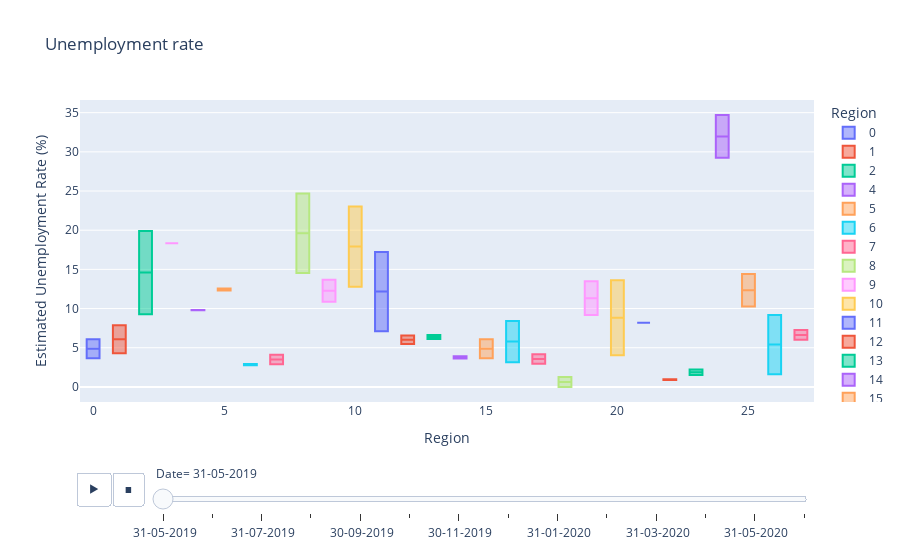

Notebook cell for this chart:
### Code cell
fg = px.box(df,x='Region',y=' Estimated Unemployment Rate (%)',color='Region',title='Unemployment rate',animation_frame=' Date',template='plotly')
fg.update_layout(xaxis={'categoryorder':'total descending'})
fg.show()

### Figure 1 — Plotly figure (JSON) as saved in the notebook; plotly's stock layout.template omitted (floating-point values rounded to 4 significant figures)
{"data": [{"alignmentgroup": "True", "hovertemplate": "Region=%{x}<br> Date= 31-05-2019<br> Estimated Unemployment Rate (%)=%{y}<extra></extra>", "legendgroup": "0", "marker": {"color": "#636efa"}, "name": "0", "notched": false, "offsetgroup": "0", "orientation": "v", "showlegend": true, "type": "box", "x": [0, 0], "x0": " ", "xaxis": "x", "y": [3.65, 6.09], "y0": " ", "yaxis": "y"}, {"alignmentgroup": "True", "hovertemplate": "Region=%{x}<br> Date= 31-05-2019<br> Estimated Unemployment Rate (%)=%{y}<extra></extra>", "legendgroup": "1", "marker": {"color": "#EF553B"}, "name": "1", "notched": false, "offsetgroup": "1", "orientation": "v", "showlegend": true, "type": "box", "x": [1, 1], "x0": " ", "xaxis": "x", "y": [4.29, 7.87], "y0": " ", "yaxis": "y"}, {"alignmentgroup": "True", "hovertemplate": "Region=%{x}<br> Date= 31-05-2019<br> Estimated Unemployment Rate (%)=%{y}<extra></extra>", "legendgroup": "2", "marker": {"color": "#00cc96"}, "name": "2", "notched": false, "offsetgroup": "2", "orientation": "v", "showlegend": true, "type": "box", "x": [2, 2], "x0": " ", "xaxis": "x", "y": [9.27, 19.9], "y0": " ", "yaxis": "y"}, {"alignmentgroup": "True", "hovertemplate": "Region=%{x}<br> Date= 31-05-2019<br> Estimated Unemployment Rate (%)=%{y}<extra></extra>", "legendgroup": "4", "marker": {"color": "#ab63fa"}, "name": "4", "notched": false, "offsetgroup": "4", "orientation": "v", "showlegend": true, "type": "box", "x": [4, 4], "x0": " ", "xaxis": "x", "y": [9.82, 9.77], "y0": " ", "yaxis": "y"}, {"alignmentgroup": "True", "hovertemplate": "Region=%{x}<br> Date= 31-05-2019<br> Estimated Unemployment Rate (%)=%{y}<extra></extra>", "legendgroup": "5", "marker": {"color": "#FFA15A"}, "name": "5", "notched": false, "offsetgroup": "5", "orientation": "v", "showlegend": true, "type": "box", "x": [5, 5], "x0": " ", "xaxis": "x", "y": [12.56, 12.31], "y0": " ", "yaxis": "y"}, {"alignmentgroup": "True", "hovertemplate": "Region=%{x}<br> Date= 31-05-2019<br> Estimated Unemployment Rate (%)=%{y}<extra></extra>", "legendgroup": "6", "marker": {"color": "#19d3f3"}, "name": "6", "notched": false, "offsetgroup": "6", "orientation": "v", "showlegend": true, "type": "box", "x": [6, 6], "x0": " ", "xaxis": "x", "y": [2.91, 2.75], "y0": " ", "yaxis": "y"}, {"alignmentgroup": "True", "hovertemplate": "Region=%{x}<br> Date= 31-05-2019<br> Estimated Unemployment Rate (%)=%{y}<extra></extra>", "legendgroup": "7", "marker": {"color": "#FF6692"}, "name": "7", "notched": false, "offsetgroup": "7", "orientation": "v", "showlegend": true, "type": "box", "x": [7, 7], "x0": " ", "xaxis": "x", "y": [2.88, 4.09], "y0": " ", "yaxis": "y"}, {"alignmentgroup": "True", "hovertemplate": "Region=%{x}<br> Date= 31-05-2019<br> Estimated Unemployment Rate (%)=%{y}<extra></extra>", "legendgroup": "8", "marker": {"color": "#B6E880"}, "name": "8", "notched": false, "offsetgroup": "8", "orientation": "v", "showlegend": true, "type": "box", "x": [8, 8], "x0": " ", "xaxis": "x", "y": [14.54, 24.67], "y0": " ", "yaxis": "y"}, {"alignmentgroup": "True", "hovertemplate": "Region=%{x}<br> Date= 31-05-2019<br> Estimated Unemployment Rate (%)=%{y}<extra></extra>", "legendgroup": "9", "marker": {"color": "#FF97FF"}, "name": "9", "notched": false, "offsetgroup": "9", "orientation": "v", "showlegend": true, "type": "box", "x": [9, 9], "x0": " ", "xaxis": "x", "y": [13.68, 10.88], "y0": " ", "yaxis": "y"}, {"alignmentgroup": "True", "hovertemplate": "Region=%{x}<br> Date= 31-05-2019<br> Estimated Unemployment Rate (%)=%{y}<extra></extra>", "legendgroup": "10", "marker": {"color": "#FECB52"}, "name": "10", "notched": false, "offsetgroup": "10", "orientation": "v", "showlegend": true, "type": "box", "x": [10, 10], "x0": " ", "xaxis": "x", "y": [12.78, 23.04], "y0": " ", "yaxis": "y"}, {"alignmentgroup": "True", "hovertemplate": "Region=%{x}<br> Date= 31-05-2019<br> Estimated Unemployment Rate (%)=%{y}<extra></extra>", "legendgroup": "11", "marker": {"color": "#636efa"}, "name": "11", "notched": false, "offsetgroup": "11", "orientation": "v", "showlegend": true, "type": "box", "x": [11, 11], "x0": " ", "xaxis": "x", "y": [7.11, 17.23], "y0": " ", "yaxis": "y"}, {"alignmentgroup": "True", "hovertemplate": "Region=%{x}<br> Date= 31-05-2019<br> Estimated Unemployment Rate (%)=%{y}<extra></extra>", "legendgroup": "12", "marker": {"color": "#EF553B"}, "name": "12", "notched": false, "offsetgroup": "12", "orientation": "v", "showlegend": true, "type": "box", "x": [12, 12], "x0": " ", "xaxis": "x", "y": [5.46, 6.56], "y0": " ", "yaxis": "y"}, {"alignmentgroup": "True", "hovertemplate": "Region=%{x}<br> Date= 31-05-2019<br> Estimated Unemployment Rate (%)=%{y}<extra></extra>", "legendgroup": "13", "marker": {"color": "#00cc96"}, "name": "13", "notched": false, "offsetgroup": "13", "orientation": "v", "showlegend": true, "type": "box", "x": [13, 13], "x0": " ", "xaxis": "x", "y": [6.63, 6.11], "y0": " ", "yaxis": "y"}, {"alignmentgroup": "True", "hovertemplate": "Region=%{x}<br> Date= 31-05-2019<br> Estimated Unemployment Rate (%)=%{y}<extra></extra>", "legendgroup": "14", "marker": {"color": "#ab63fa"}, "name": "14", "notched": false, "offsetgroup": "14", "orientation": "v", "showlegend": true, "type": "box", "x": [14, 14], "x0": " ", "xaxis": "x", "y": [3.63, 3.91], "y0": " ", "yaxis": "y"}, {"alignmentgroup": "True", "hovertemplate": "Region=%{x}<br> Date= 31-05-2019<br> Estimated Unemployment Rate (%)=%{y}<extra></extra>", "legendgroup": "15", "marker": {"color": "#FFA15A"}, "name": "15", "notched": false, "offsetgroup": "15", "orientation": "v", "showlegend": true, "type": "box", "x": [15, 15], "x0": " ", "xaxis": "x", "y": [3.67, 6.08], "y0": " ", "yaxis": "y"}, {"alignmentgroup": "True", "hovertemplate": "Region=%{x}<br> Date= 31-05-2019<br> Estimated Unemployment Rate (%)=%{y}<extra></extra>", "legendgroup": "16", "marker": {"color": "#19d3f3"}, "name": "16", "notched": false, "offsetgroup": "16", "orientation": "v", "showlegend": true, "type": "box", "x": [16, 16], "x0": " ", "xaxis": "x", "y": [3.16, 8.4], "y0": " ", "yaxis": "y"}, {"alignmentgroup": "True", "hovertemplate": "Region=%{x}<br> Date= 31-05-2019<br> Estimated Unemployment Rate (%)=%{y}<extra></extra>", "legendgroup": "17", "marker": {"color": "#FF6692"}, "name": "17", "notched": false, "offsetgroup": "17", "orientation": "v", "showlegend": true, "type": "box", "x": [17, 17], "x0": " ", "xaxis": "x", "y": [4.17, 2.95], "y0": " ", "yaxis": "y"}, {"alignmentgroup": "True", "hovertemplate": "Region=%{x}<br> Date= 31-05-2019<br> Estimated Unemployment Rate (%)=%{y}<extra></extra>", "legendgroup": "18", "marker": {"color": "#B6E880"}, "name": "18", "notched": false, "offsetgroup": "18", "orientation": "v", "showlegend": true, "type": "box", "x": [18, 18], "x0": " ", "xaxis": "x", "y": [0, 1.25], "y0": " ", "yaxis": "y"}, {"alignmentgroup": "True", "hovertemplate": "Region=%{x}<br> Date= 31-05-2019<br> Estimated Unemployment Rate (%)=%{y}<extra></extra>", "legendgroup": "19", "marker": {"color": "#FF97FF"}, "name": "19", "notched": false, "offsetgroup": "19", "orientation": "v", "showlegend": true, "type": "box", "x": [19, 19], "x0": " ", "xaxis": "x", "y": [9.17, 13.49], "y0": " ", "yaxis": "y"}, {"alignmentgroup": "True", "hovertemplate": "Region=%{x}<br> Date= 31-05-2019<br> Estimated Unemployment Rate (%)=%{y}<extra></extra>", "legendgroup": "20", "marker": {"color": "#FECB52"}, "name": "20", "notched": false, "offsetgroup": "20", "orientation": "v", "showlegend": true, "type": "box", "x": [20, 20], "x0": " ", "xaxis": "x", "y": [4.03, 13.62], "y0": " ", "yaxis": "y"}, {"alignmentgroup": "True", "hovertemplate": "Region=%{x}<br> Date= 31-05-2019<br> Estimated Unemployment Rate (%)=%{y}<extra></extra>", "legendgroup": "21", "marker": {"color": "#636efa"}, "name": "21", "notched": false, "offsetgroup": "21", "orientation": "v", "showlegend": true, "type": "box", "x": [21], "x0": " ", "xaxis": "x", "y": [8.2], "y0": " ", "yaxis": "y"}, {"alignmentgroup": "True", "hovertemplate": "Region=%{x}<br> Date= 31-05-2019<br> Estimated Unemployment Rate (%)=%{y}<extra></extra>", "legendgroup": "22", "marker": {"color": "#EF553B"}, "name": "22", "notched": false, "offsetgroup": "22", "orientation": "v", "showlegend": true, "type": "box", "x": [22, 22], "x0": " ", "xaxis": "x", "y": [0.97, 0.89], "y0": " ", "yaxis": "y"}, {"alignmentgroup": "True", "hovertemplate": "Region=%{x}<br> Date= 31-05-2019<br> Estimated Unemployment Rate (%)=%{y}<extra></extra>", "legendgroup": "23", "marker": {"color": "#00cc96"}, "name": "23", "notched": false, "offsetgroup": "23", "orientation": "v", "showlegend": true, "type": "box", "x": [23, 23], "x0": " ", "xaxis": "x", "y": [2.23, 1.52], "y0": " ", "yaxis": "y"}, {"alignmentgroup": "True", "hovertemplate": "Region=%{x}<br> Date= 31-05-2019<br> Estimated Unemployment Rate (%)=%{y}<extra></extra>", "legendgroup": "24", "marker": {"color": "#ab63fa"}, "name": "24", "notched": false, "offsetgroup": "24", "orientation": "v", "showlegend": true, "type": "box", "x": [24, 24], "x0": " ", "xaxis": "x", "y": [29.25, 34.69], "y0": " ", "yaxis": "y"}, {"alignmentgroup": "True", "hovertemplate": "Region=%{x}<br> Date= 31-05-2019<br> Estimated Unemployment Rate (%)=%{y}<extra></extra>", "legendgroup": "25", "marker": {"color": "#FFA15A"}, "name": "25", "notched": false, "offsetgroup": "25", "orientation": "v", "showlegend": true, "type": "box", "x": [25, 25], "x0": " ", "xaxis": "x", "y": [10.26, 14.4], "y0": " ", "yaxis": "y"}, {"alignmentgroup": "True", "hovertemplate": "Region=%{x}<br> Date= 31-05-2019<br> Estimated Unemployment Rate (%)=%{y}<extra></extra>", "legendgroup": "26", "marker": {"color": "#19d3f3"}, "name": "26", "notched": false, "offsetgroup": "26", "orientation": "v", "showlegend": true, "type": "box", "x": [26, 26], "x0": " ", "xaxis": "x", "y": [1.63, 9.17], "y0": " ", "yaxis": "y"}, {"alignmentgroup": "True", "hovertemplate": "Region=%{x}<br> Date= 31-05-2019<br> Estimated Unemployment Rate (%)=%{y}<extra></extra>", "legendgroup": "27", "marker": {"color": "#FF6692"}, "name": "27", "notched": false, "offsetgroup": "27", "orientation": "v", "showlegend": true, "type": "box", "x": [27, 27], "x0": " ", "xaxis": "x", "y": [6.02, 7.25], "y0": " ", "yaxis": "y"}, {"alignmentgroup": "True", "hovertemplate": "Region=%{x}<br> Date= 31-05-2019<br> Estimated Unemployment Rate (%)=%{y}<extra></extra>", "legendgroup": "3", "marker": {"color": "#FF97FF"}, "name": "3", "notched": false, "offsetgroup": "3", "orientation": "v", "showlegend": true, "type": "box", "x": [3], "x0": " ", "xaxis": "x", "y": [18.35], "y0": " ", "yaxis": "y"}], "layout": {"boxmode": "overlay", "legend": {"title": {"text": "Region"}, "tracegroupgap": 0}, "sliders": [{"active": 0, "currentvalue": {"prefix": " Date="}, "len": 0.9, "pad": {"b": 10, "t": 60}, "steps": [{"args": [[" 31-05-2019"], {"frame": {"duration": 0, "redraw": true}, "fromcurrent": true, "mode": "immediate", "transition": {"duration": 0, "easing": "linear"}}], "label": " 31-05-2019", "method": "animate"}, {"args": [[" 30-06-2019"], {"frame": {"duration": 0, "redraw": true}, "fromcurrent": true, "mode": "immediate", "transition": {"duration": 0, "easing": "linear"}}], "label": " 30-06-2019", "method": "animate"}, {"args": [[" 31-07-2019"], {"frame": {"duration": 0, "redraw": true}, "fromcurrent": true, "mode": "immediate", "transition": {"duration": 0, "easing": "linear"}}], "label": " 31-07-2019", "method": "animate"}, {"args": [[" 31-08-2019"], {"frame": {"duration": 0, "redraw": true}, "fromcurrent": true, "mode": "immediate", "transition": {"duration": 0, "easing": "linear"}}], "label": " 31-08-2019", "method": "animate"}, {"args": [[" 30-09-2019"], {"frame": {"duration": 0, "redraw": true}, "fromcurrent": true, "mode": "immediate", "transition": {"duration": 0, "easing": "linear"}}], "label": " 30-09-2019", "method": "animate"}, {"args": [[" 31-10-2019"], {"frame": {"duration": 0, "redraw": true}, "fromcurrent": true, "mode": "immediate", "transition": {"duration": 0, "easing": "linear"}}], "label": " 31-10-2019", "method": "animate"}, {"args": [[" 30-11-2019"], {"frame": {"duration": 0, "redraw": true}, "fromcurrent": true, "mode": "immediate", "transition": {"duration": 0, "easing": "linear"}}], "label": " 30-11-2019", "method": "animate"}, {"args": [[" 31-12-2019"], {"frame": {"duration": 0, "redraw": true}, "fromcurrent": true, "mode": "immediate", "transition": {"duration": 0, "easing": "linear"}}], "label": " 31-12-2019", "method": "animate"}, {"args": [[" 31-01-2020"], {"frame": {"duration": 0, "redraw": true}, "fromcurrent": true, "mode": "immediate", "transition": {"duration": 0, "easing": "linear"}}], "label": " 31-01-2020", "method": "animate"}, {"args": [[" 29-02-2020"], {"frame": {"duration": 0, "redraw": true}, "fromcurrent": true, "mode": "immediate", "transition": {"duration": 0, "easing": "linear"}}], "label": " 29-02-2020", "method": "animate"}, {"args": [[" 31-03-2020"], {"frame": {"duration": 0, "redraw": true}, "fromcurrent": true, "mode": "immediate", "transition": {"duration": 0, "easing": "linear"}}], "label": " 31-03-2020", "method": "animate"}, {"args": [[" 30-04-2020"], {"frame": {"duration": 0, "redraw": true}, "fromcurrent": true, "mode": "immediate", "transition": {"duration": 0, "easing": "linear"}}], "label": " 30-04-2020", "method": "animate"}, {"args": [[" 31-05-2020"], {"frame": {"duration": 0, "redraw": true}, "fromcurrent": true, "mode": "immediate", "transition": {"duration": 0, "easing": "linear"}}], "label": " 31-05-2020", "method": "animate"}, {"args": [[" 30-06-2020"], {"frame": {"duration": 0, "redraw": true}, "fromcurrent": true, "mode": "immediate", "transition": {"duration": 0, "easing": "linear"}}], "label": " 30-06-2020", "method": "animate"}], "x": 0.1, "xanchor": "left", "y": 0, "yanchor": "top"}], "title": {"text": "Unemployment rate"}, "updatemenus": [{"buttons": [{"args": [null, {"frame": {"duration": 500, "redraw": true}, "fromcurrent": true, "mode": "immediate", "transition": {"duration": 500, "easing": "linear"}}], "label": "&#9654;", "method": "animate"}, {"args": [[null], {"frame": {"duration": 0, "redraw": true}, "fromcurrent": true, "mode": "immediate", "transition": {"duration": 0, "easing": "linear"}}], "label": "&#9724;", "method": "animate"}], "direction": "left", "pad": {"r": 10, "t": 70}, "showactive": false, "type": "buttons", "x": 0.1, "xanchor": "right", "y": 0, "yanchor": "top"}], "xaxis": {"anchor": "y", "categoryarray": [0, 1, 2, 4, 5, 6, 7, 8, 9, 10, 11, 12, 13, 14, 15, 16, 17, 18, 19, 20, 21, 22, 23, 24, 25, 26, 27, 28, 3], "categoryorder": "total descending", "domain": [0, 1], "title": {"text": "Region"}}, "yaxis": {"anchor": "x", "domain": [0, 1], "title": {"text": " Estimated Unemployment Rate (%)"}}}}
